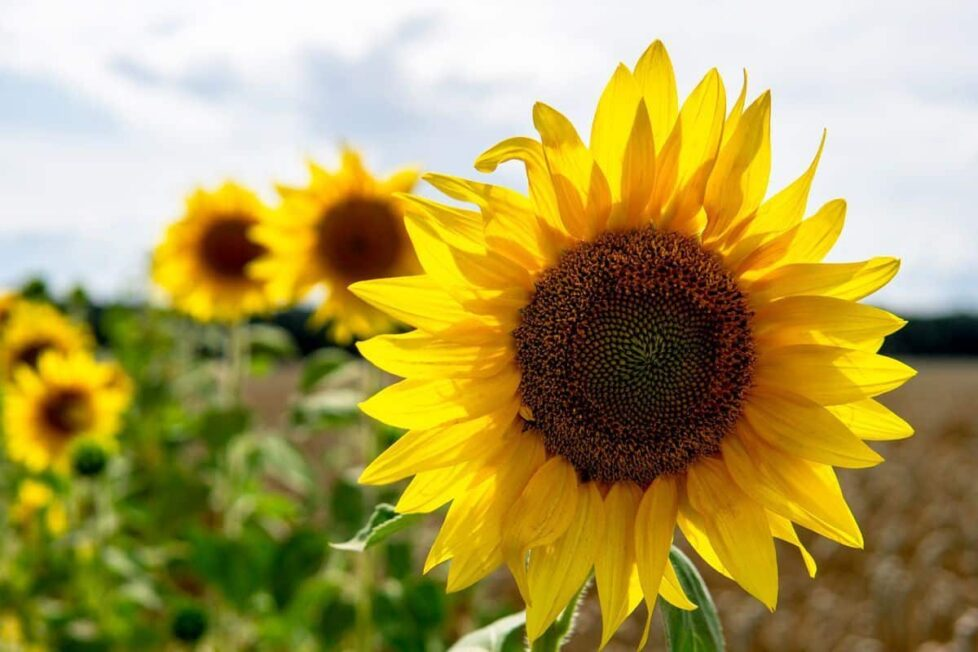
#> input picture girasol.jpg, 978 x 652 px, given in place of the camera
$ python BordesBasico.py
#> lines starting #> are read from the running program, lines starting #| are printed output that depends on the picture; after the words box and inside, x2 and y2 are one past the last pixel; in counts of white or black regions, pixels touching at a corner belong together
import cv2

# Función para ajustar el valor de umbral
def adjust_threshold(value):
    global threshold
    threshold = value

# Conectar a la cámara
cap = cv2.VideoCapture(0)

# Valor de umbral inicial
threshold = 180

# Crear una ventana para ajustar el valor de umbral
cv2.namedWindow('Threshold Adjustment')
cv2.createTrackbar('Threshold', 'Threshold Adjustment', threshold, 255, adjust_threshold)

# Ciclo que genera marcos de la cámara
while cap.isOpened():
    ret, frame = cap.read()
#> frame is the input picture: shape (652, 978, 3); mean B, G, R 86, 156.9, 173.1
    if not ret:
        break

    # Procesamiento de la imagen
    gray = cv2.cvtColor(frame, cv2.COLOR_BGR2GRAY)
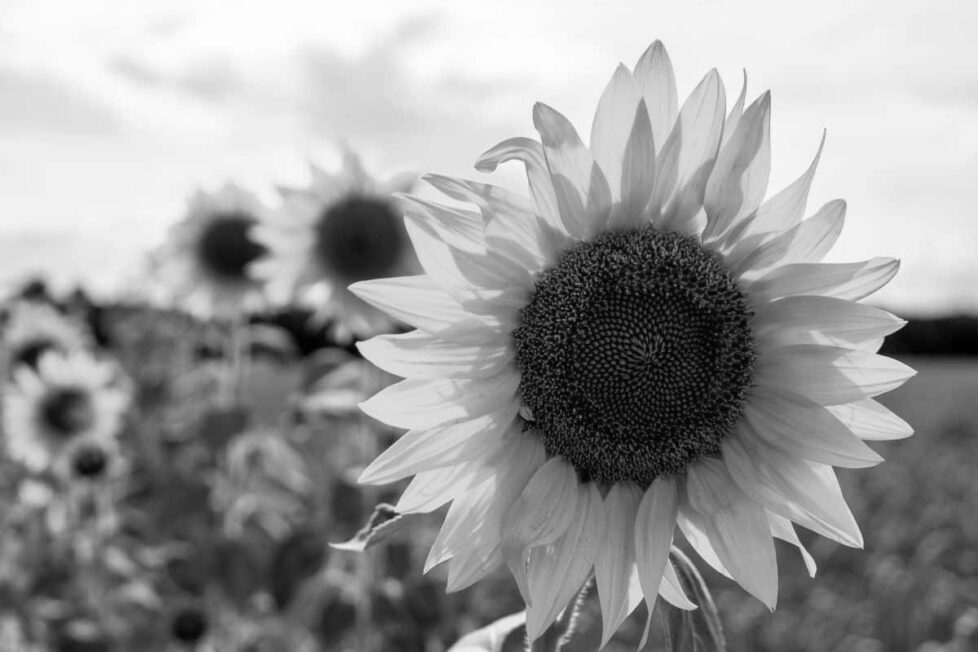
#> gray: shape (652, 978); min 0, max 255, mean 153.6
    blurred = cv2.GaussianBlur(gray, (3, 3), 0)
    canny = cv2.Canny(blurred, threshold, threshold * 2)
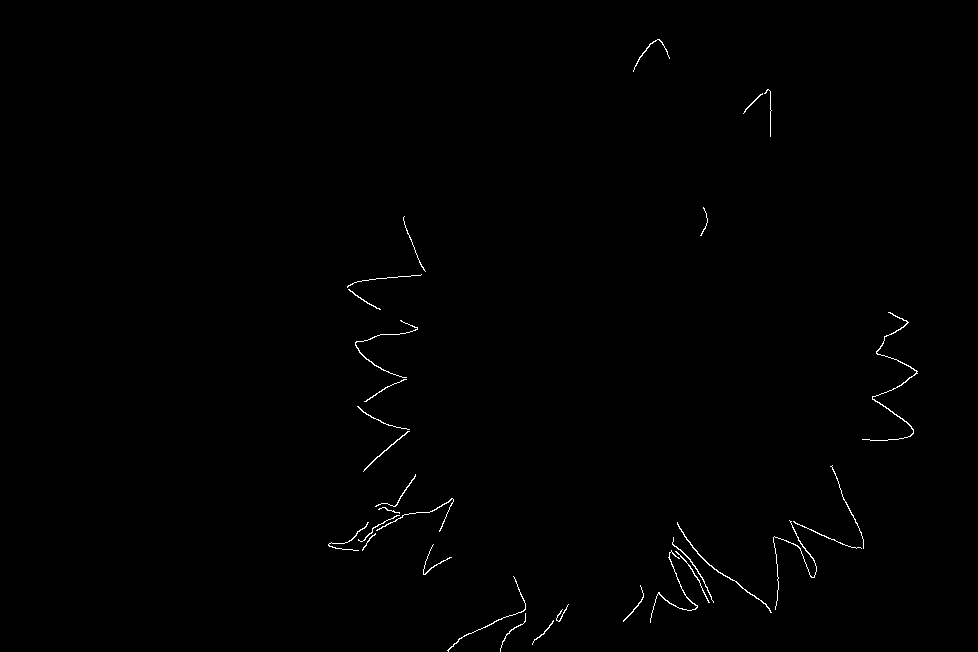
#> canny: shape (652, 978); 0.46% white in thin lines or dots, all inside (x1, y1, x2, y2) = (328, 39, 918, 652)

    # Mostrar la imagen original en una ventana
    cv2.imshow("Original", frame)

    # Mostrar la imagen procesada en otra ventana
    cv2.imshow("Processed", canny)

    # Salir del bucle si se presiona 'q'
    if cv2.waitKey(1) & 0xFF == ord('q'):
#> (key q is pressed here)
        break

# Liberar recursos y cerrar todas las ventanas
cap.release()
cv2.destroyAllWindows()
